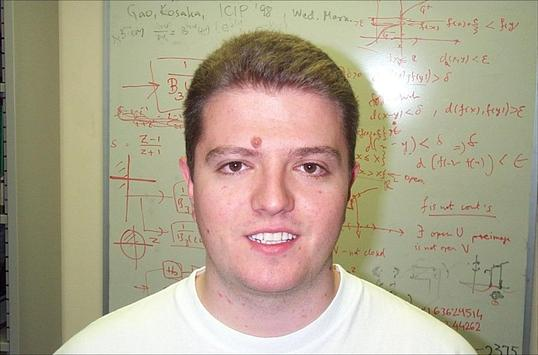
#> input picture 101_ObjectCategories/Faces/image_0066.jpg, 538 x 355 px; its folder holds only this picture in this run
$ jupyter execute --allow-errors test.ipynb   (shell and % lines are left out)
#> lines starting #> are read from the running program, lines starting #| are printed output that depends on the picture; after the words box and inside, x2 and y2 are one past the last pixel; in counts of white or black regions, pixels touching at a corner belong together
[cell 1]
import cv2 as cv
import numpy as np
import os
import pandas as pd
from numpy import linalg as LA
import csv

**Hàm trích chọn đặc trưng màu sắc của ảnh**

[cell 2]
def histogram(image, mask=None):
    image = cv.cvtColor(image, cv.COLOR_BGR2HSV)
    hist = cv.calcHist([image], [0,1,2], None, [8, 12, 3], [0, 256, 0, 256, 0, 256])
    cv.normalize(hist, hist)
    return hist.flatten()

**Hàm trích chọn đặc trưng HOG của ảnh**

[cell 3]
def hog(img_gray, cell_size=8, block_size=2, bins=9):
    img = img_gray
    h, w = img.shape # 128, 64

    # gradient
    xkernel = np.array([[-1, 0, 1]])
    ykernel = np.array([[-1], [0], [1]])
    dx = cv.filter2D(img, cv.CV_32F, xkernel)
    dy = cv.filter2D(img, cv.CV_32F, ykernel)

    # histogram
    magnitude = np.sqrt(np.square(dx) + np.square(dy))
    orientation = np.arctan(np.divide(dy, dx+0.00001)) # radian
    orientation = np.degrees(orientation) # -90 -> 90
    orientation += 90 # 0 -> 180

    num_cell_x = w // cell_size # 8
    num_cell_y = h // cell_size # 16
    hist_tensor = np.zeros([num_cell_y, num_cell_x, bins]) # 16 x 8 x 9
    for cx in range(num_cell_x):
        for cy in range(num_cell_y):
            ori = orientation[cy*cell_size:cy*cell_size+cell_size, cx*cell_size:cx*cell_size+cell_size]
            mag = magnitude[cy*cell_size:cy*cell_size+cell_size, cx*cell_size:cx*cell_size+cell_size]
            # https://docs.scipy.org/doc/numpy/reference/generated/numpy.histogram.html
            hist, _ = np.histogram(ori, bins=bins, range=(0, 180), weights=mag) # 1-D vector, 9 elements
            hist_tensor[cy, cx, :] = hist
        pass
    pass

    # normalization
    redundant_cell = block_size-1
    feature_tensor = np.zeros([num_cell_y-redundant_cell, num_cell_x-redundant_cell, block_size*block_size*bins])
    for bx in range(num_cell_x-redundant_cell): # 7
        for by in range(num_cell_y-redundant_cell): # 15
            by_from = by
            by_to = by+block_size
            bx_from = bx
            bx_to = bx+block_size
            v = hist_tensor[by_from:by_to, bx_from:bx_to, :].flatten() # to 1-D array (vector)
            feature_tensor[by, bx, :] = v / LA.norm(v, 2)
            # avoid NaN:
            if np.isnan(feature_tensor[by, bx, :]).any(): # avoid NaN (zero division)
                feature_tensor[by, bx, :] = v

    return feature_tensor.flatten() # 3780 features

**Hàm miêu cả đặc trưng mà sắc cho ảnh**

[cell 4]
def describe_histogram(image):
        features = []

        img = cv.cvtColor(image, cv.COLOR_BGR2HSV)

        (h, w) = img.shape[:2]
        (cX, cY) = (int(w * 0.5), int(h * 0.5))
        segments = [(0, cX, 0, cY), (cX, w, 0, cY), (cX, w, cY, h),
                    (0, cX, cY, h)]

        (axesX, axesY) = (int(w * 0.75) // 2, int(h * 0.75) // 2)
        ellipMask = np.zeros(img.shape[:2], dtype="uint8")
        cv.ellipse(ellipMask, (cX, cY), (axesX, axesY), 0, 0, 360, 255, -1)
        for (startX, endX, startY, endY) in segments:

            cornerMask = np.zeros(img.shape[:2], dtype="uint8")
            cv.rectangle(cornerMask, (startX, startY), (endX, endY), 255, -1)
            cornerMask = cv.subtract(cornerMask, ellipMask)

            hist = histogram(img, cornerMask)
            features.extend(hist)

        hist = histogram(img, ellipMask)
        features.extend(hist)

        return features

**Hàm miêu tả đặc trưng HOG cho ảnh**

[cell 5]
def describeImage(image):
    image = cv.resize(image, dsize=(64, 128))

    hog_f = hog(image)

    features = np.hstack([hog_f])
    return features

**Hàm tìm kiếm ảnh dựa trên màu sắc**

[cell 6]
def search_by_color(queryFeatures, path, limit=11):
        results = {}
        with open("color.csv") as f:

            reader = csv.reader(f)
            i = 0
            for row in reader:
                if i > 0:
                    if row[0] == path:
                        features2 = [float(value) for value in row[2: ]]
                        d = chi2_distance(queryFeatures, features2)
                        results[row[1]] = d
                i+=1
            f.close()

        results = sorted([(v, k) for (k, v) in results.items()])

        return results[1:limit]

**Hàm tính khoảng cách dữ liệu màu sắc giữa ảnh truy vấn và ảnh trong CSDL**

[cell 7]
def chi2_distance(histA, histB, esps=1e-10):
        d = 0.5 * np.sum([((a - b) ** 2 / (a + b + esps)) for (a, b) in zip(histA, histB)])
        return d

**Chương trình chính**

[cell 8]
output_features= open('features.csv', "w")
output_colors = open('color.csv', 'w')

for label in os.listdir("101_ObjectCategories"):

    print(label, end=", ")

    for imageFile in os.listdir("101_ObjectCategories/" + label):
        if(imageFile.find('.jpg') != -1):
            image = cv.imread("101_ObjectCategories/" + label + "/" + imageFile, cv.IMREAD_GRAYSCALE)
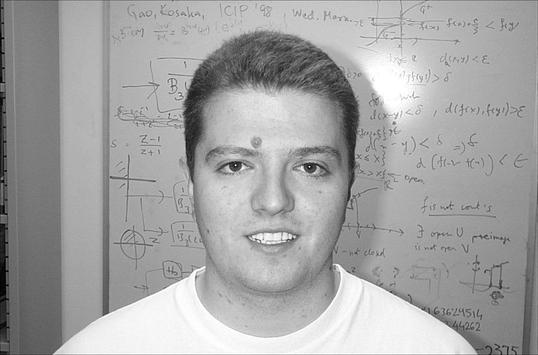
#> image: shape (355, 538); min 0, max 255, mean 163.9
            image_ = cv.imread("101_ObjectCategories/" + label + "/" + imageFile)
#> image_ is the input picture: shape (355, 538, 3); mean B, G, R 141.4, 163.4, 173.5

            imageID = label + "_" + imageFile.strip(".jpg")

            features = describeImage(image)
#> in describeImage, `image = cv.resize(image, dsize=(64, 128))`:
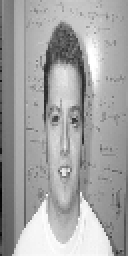
#> image: shape (128, 64) (shown 2 times larger); min 2, max 255, mean 163.8
#> in hog, `dx = cv.filter2D(img, cv.CV_32F, xkernel)`:
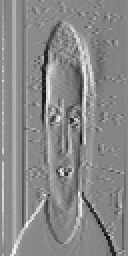
#> dx: shape (128, 64) float32 (shown 2 times larger); min -165, max 145, mean 1.6; drawn with min black and max white
#> in hog, `dy = cv.filter2D(img, cv.CV_32F, ykernel)`:
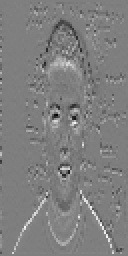
#> dy: shape (128, 64) float32 (shown 2 times larger); min -144, max 145, mean 0.6; drawn with min black and max white
#> in hog, `magnitude = np.sqrt(np.square(dx) + np.square(dy))`:
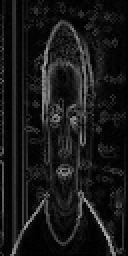
#> magnitude: shape (128, 64) float32 (shown 2 times larger); min 0, max 188.8, mean 24
#> in hog, `orientation = np.arctan(np.divide(dy, dx+0.00001))`:
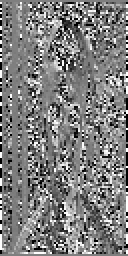
#> orientation: shape (128, 64) float32 (shown 2 times larger); min -1.57, max 1.57, mean -0.00893; drawn with min black and max white
#> in hog, `orientation += 90`:
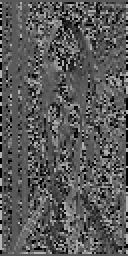
#> orientation: shape (128, 64) float32 (shown 2 times larger); min 7.63e-06, max 180, mean 89.5
#> in describeImage, `hog_f = hog(image)`: hog_f = 3780 values, max 0.876 at index 2200, min 0 at index 7, mean 0.0997
#> in describeImage, `features = np.hstack([hog_f])`: features has the same summary as hog_f
#> features has the same summary as hog_f in describeImage
            colors = describe_histogram(image_)
#> in describe_histogram, `img = cv.cvtColor(image, cv.COLOR_BGR2HSV)`: img: shape (355, 538, 3); mean H, S, V 36.8, 53.6, 175.5
#> in describe_histogram, `cv.ellipse(ellipMask, (cX, cY), (axesX, axesY), 0, 0, 360, 255, -1)`:
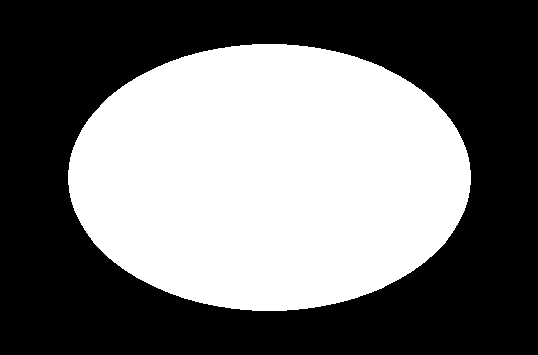
#> ellipMask: shape (355, 538); 44.2% white; 1 white region, box (x1, y1, x2, y2) and area: (68, 44, 471, 311) 84343
#> after the loop in describe_histogram, `for (startX, endX, startY, endY) in segments:`:
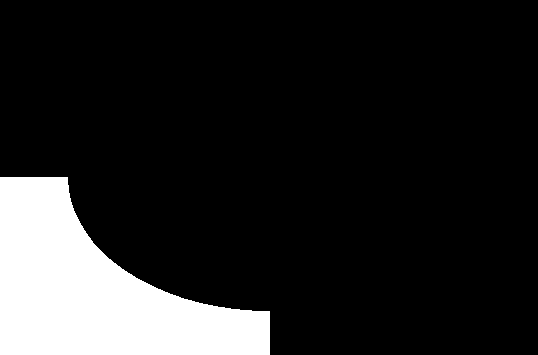
#> cornerMask: shape (355, 538); 14% white; 1 white region, box (x1, y1, x2, y2) and area: (0, 177, 270, 355) 26804
#> after the loop in describe_histogram, `for (startX, endX, startY, endY) in segments:`: features = 1152 values, max 0.647 at index 28, min 0 at index 1, mean 0.00997
#> in describe_histogram, `hist = histogram(img, ellipMask)`: hist = 288 values, max 0.647 at index 28, min 0 at index 1, mean 0.00997
#> colors = 1440 values, max 0.647 at index 28, min 0 at index 1, mean 0.00997

            features_ = [str(value) for value in features]
#> features_ = 3780 items, first 6: '0.019498286332069212', '0.0013624841976062044', '0.005624982125269244', '0.026517146705745603', '0.6440050927879862', '0.010854330902821601'
            colors_ = [str(value) for value in colors]
#> colors_ = 1440 items, first 6: '4.5103752e-05', '0.0', '0.0', '3.0069168e-05', '0.0', '0.0'

            output_features.write("%s, %s, %s\n" % (label, imageID,  ",".join(features_)))
            output_colors.write("%s, %s, %s\n" % (label, imageID,  ",".join(colors_)))
#> pass 2 of the loop `for label in os.listdir("101_ObjectCategories"):`:
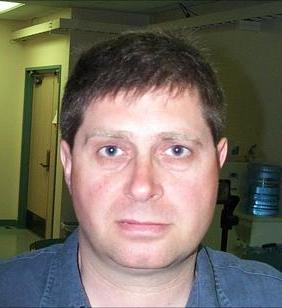
#> input picture 101_ObjectCategories/Faces_easy/image_0013.jpg, 282 x 308 px
#> image_ is the input picture: shape (308, 282, 3); mean B, G, R 97.2, 109.7, 117.6
#> `features = describeImage(image)`: features = 3780 values, max 0.72 at index 1498, min 0 at index 5, mean 0.109
#> img: shape (308, 282, 3); mean H, S, V 48.9, 85, 126.9
#> in describe_histogram (call 2), `cv.ellipse(ellipMask, (cX, cY), (axesX, axesY), 0, 0, 360, 255, -1)`:
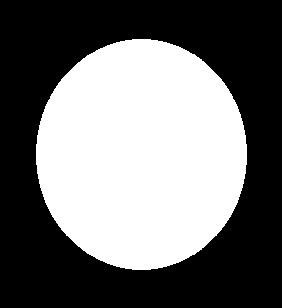
#> ellipMask: shape (308, 282); 44% white; 1 white region, box (x1, y1, x2, y2) and area: (36, 39, 247, 270) 38203
#> after the loop in describe_histogram (call 2), `for (startX, endX, startY, endY) in segments:`:
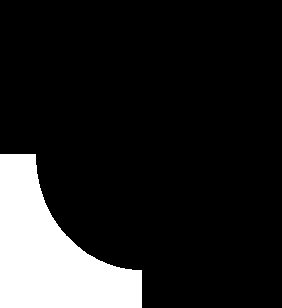
#> cornerMask: shape (308, 282); 14.1% white; 1 white region, box (x1, y1, x2, y2) and area: (0, 154, 142, 308) 12209
#> after the loop in describe_histogram (call 2), `for (startX, endX, startY, endY) in segments:`: features = 1152 values, max 0.847 at index 35, min 0 at index 2, mean 0.0136
#> hist = 288 values, max 0.847 at index 35, min 0 at index 2, mean 0.0136
#> colors = 1440 values, max 0.847 at index 35, min 0 at index 2, mean 0.0136
#> features_ = 3780 items, first 6: '0.2742418205255085', '0.06153223389872876', '0.06793332527151819', '0.016808702269603633', '0.15056438945835535', '0.0'
#> colors_ = 1440 items, first 6: '0.0017109921', '0.005358107', '0.0', '0.002566488', '0.036155965', '0.0'

output_features.close()
output_colors.close()

**Thêm header cho file features**

[cell 9]
df = pd.read_csv('features.csv', header=None)
col_num = len(df.columns)
header = ['category', 'id']

for i in range(col_num - 2):
    header.append('x' + str(i))

df.to_csv('features.csv', header=header, index=False)
